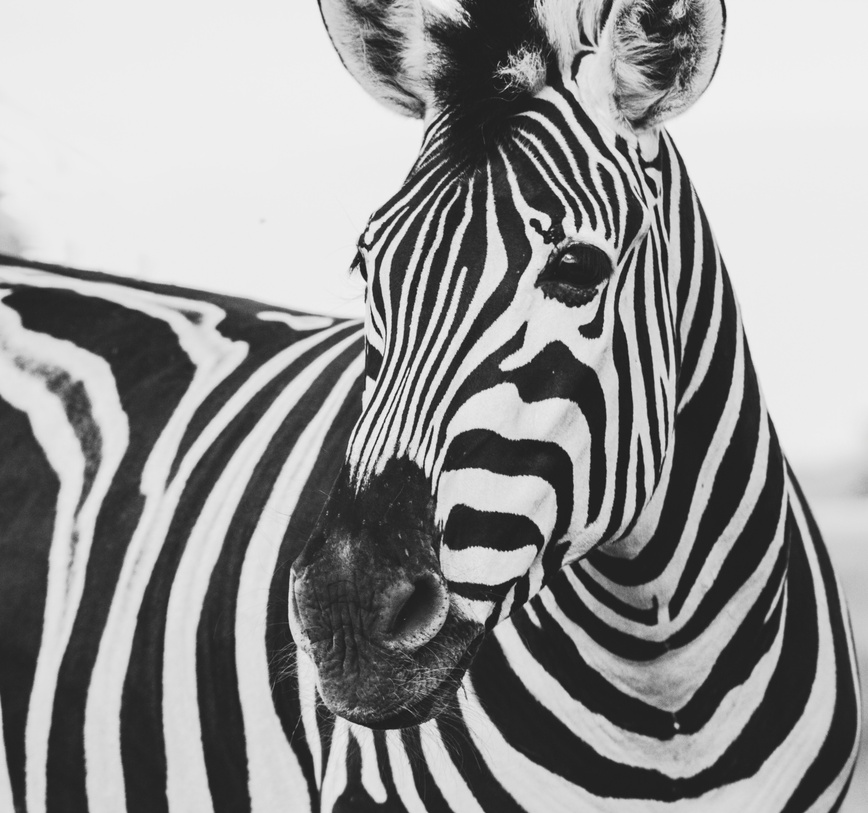
#> input picture Imagenes/imagen_ejemplo_frida_bredesen.jpg, 868 x 813 px, shrunk from 3693 x 3456 before the run
$ jupyter execute c8_Aplicacion_SVD_imagenes.ipynb   (shell and % lines are left out)
#> lines starting #> are read from the running program, lines starting #| are printed output that depends on the picture
# Proyecto: Aplicación de la descomposición de valores singulares para la compresión de imágenes

[cell 1]

import numpy as np

import matplotlib.pyplot as plt

from PIL import Image

[cell 2]
plt.style.use('classic')

# cargamos archivo de imagen:
imagen = Image.open('./Imagenes/imagen_ejemplo_frida_bredesen.jpg')
#> imagen is the input picture: PIL image 868x813 RGB; mean R, G, B 147.3, 147.3, 147.3
type(imagen)

[cell 3]
# Graficamos:
plt.imshow(imagen)
plt.show()

[cell 4]
# pasamos la imagen a escala de grises:
imagen_gr = imagen.convert('LA')
type(imagen_gr)

[cell 5]
# transformamos la imagen en una matriz:

# Primero la pasamos en un vector:
imagen_mat = np.array(list(imagen_gr.getdata(band=0)), float)

# Ahora le damos la forma de matriz:
n_ren = imagen_gr.size[1]
#> n_ren = 813
n_col = imagen_gr.size[0]
#> n_col = 868
imagen_mat.shape = (n_ren,n_col)

print( imagen_mat.shape )
#| (813, 868)

[cell 6]
# Graficamos la matriz:
plt.imshow(imagen_mat , cmap='gray')
plt.show()
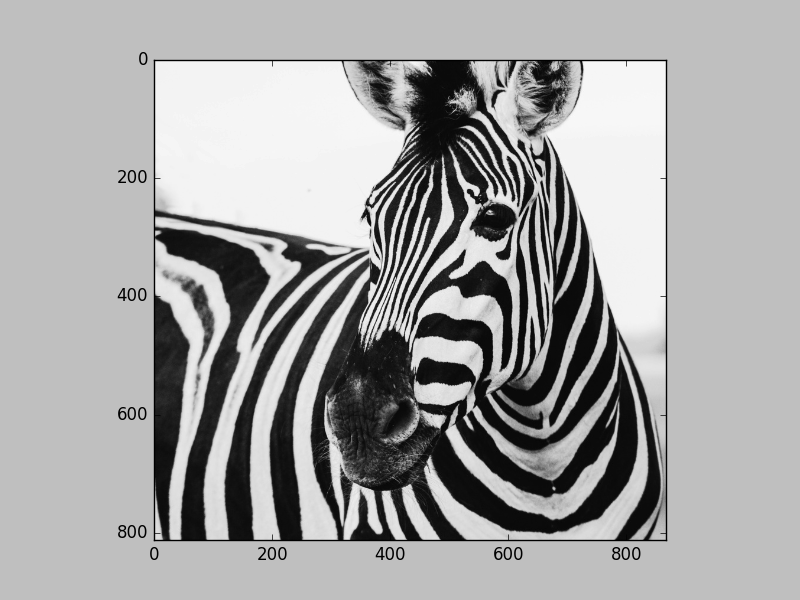
#> figure drawn by matplotlib, 1 panel

[cell 7]
# Normalizamos los valores de la matriz:
imagen_mat2 = imagen_mat/np.max(imagen_mat)

[cell 8]
# Graficamos la matriz normalizada:
plt.imshow(imagen_mat2, cmap='gray')
plt.show()

# vemos que no hay cambio en la estructura de la imágen:

## Aplicando descomposición SVD a la matriz de la imagen:

[cell 9]
U,D,V = np.linalg.svd(imagen_mat2)
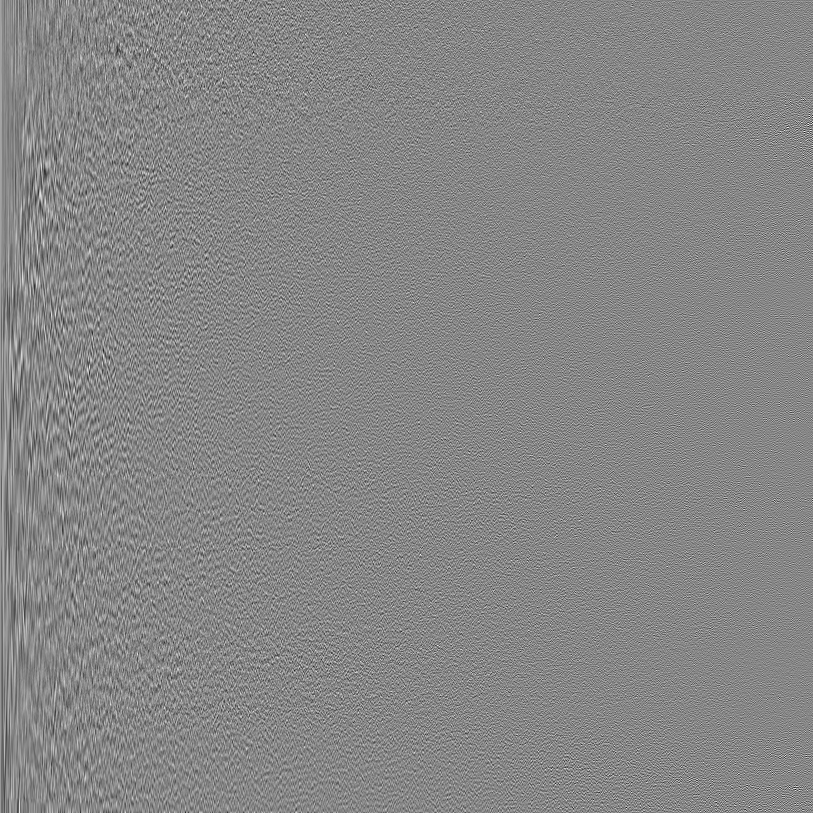
#> U: shape (813, 813) float64; min -0.212, max 0.189, mean 3.23e-05; drawn with min black and max white
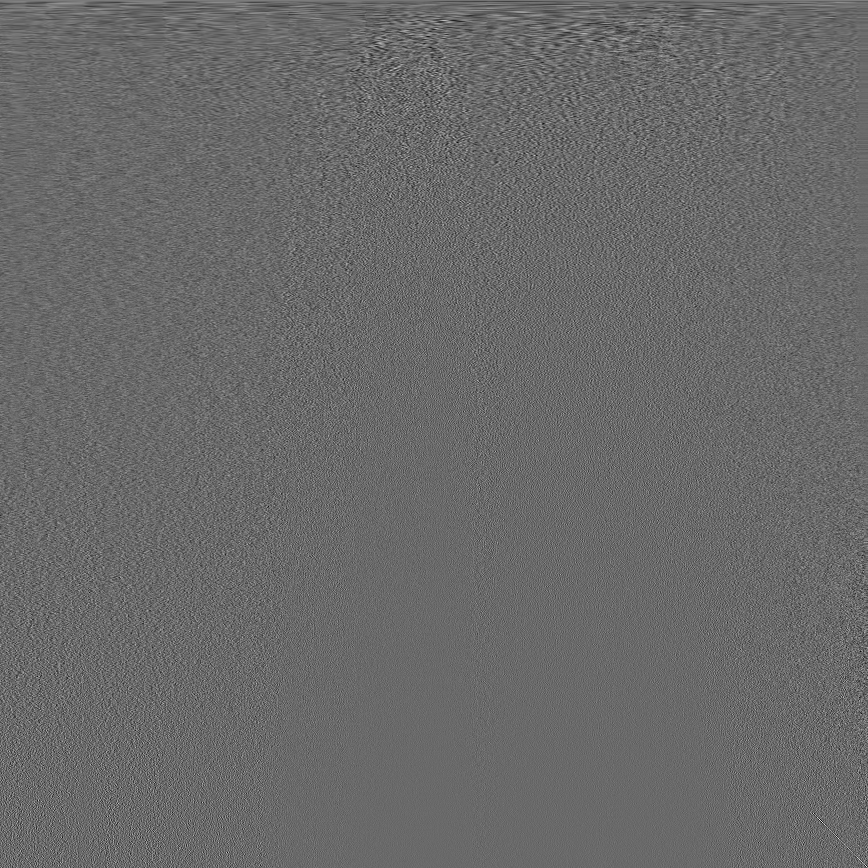
#> V: shape (868, 868) float64; min -0.227, max 0.319, mean 2.85e-05; drawn with min black and max white
#> D = 813 values, max 526 at index 0, min 0.00331 at index 812, mean 3.38
# Cada matriz represnta una serie de transformaciones que definene la matriz original:
# U <-- Primer rotación de la base
# D <-- Escalamiento (Valores singulaes)
# V <-- Segunda rotación de la base

[cell 10]
print('Tamaño de la matriz completa = ', imagen_mat2.shape)
#| Tamaño de la matriz completa =  (813, 868)
print('Tamaño de la matriz U = ', U.shape)
#| Tamaño de la matriz U =  (813, 813)
print('Tamaño de la matriz D = ', D.shape)
#| Tamaño de la matriz D =  (813,)
print('Tamaño de la matriz V = ', V.shape)
#| Tamaño de la matriz V =  (868, 868)

[cell 11]
# Reconstrucción de la imágen a partir de los valores singulares:
k = 30 # < 3456

Uk = U[:,0:k] # <-- extraemos primeras 'k' columnas
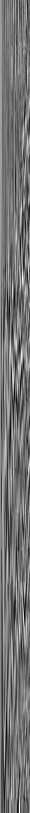
#> Uk: shape (813, 30) float64; min -0.116, max 0.141, mean 0.000952; drawn with min black and max white
Dk = np.diag(D[0:k]) # <-- extraemos primeros 'k' valores singulares y hacemos la matriz diagonal
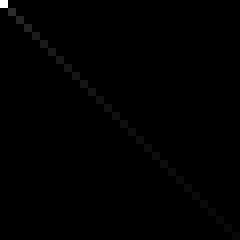
#> Dk: shape (30, 30) float64 (shown 8 times larger); min 0, max 526, mean 1.8; drawn with min black and max white
Vk = V[0:k,:] # <-- extraemos primeros 'k' renglones
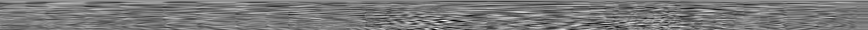
#> Vk: shape (30, 868) float64; min -0.163, max 0.18, mean 0.000751; drawn with min black and max white

# Reconstrucción: A = U*D*V
imagen_recons = np.dot( Uk, np.dot(Dk,Vk))
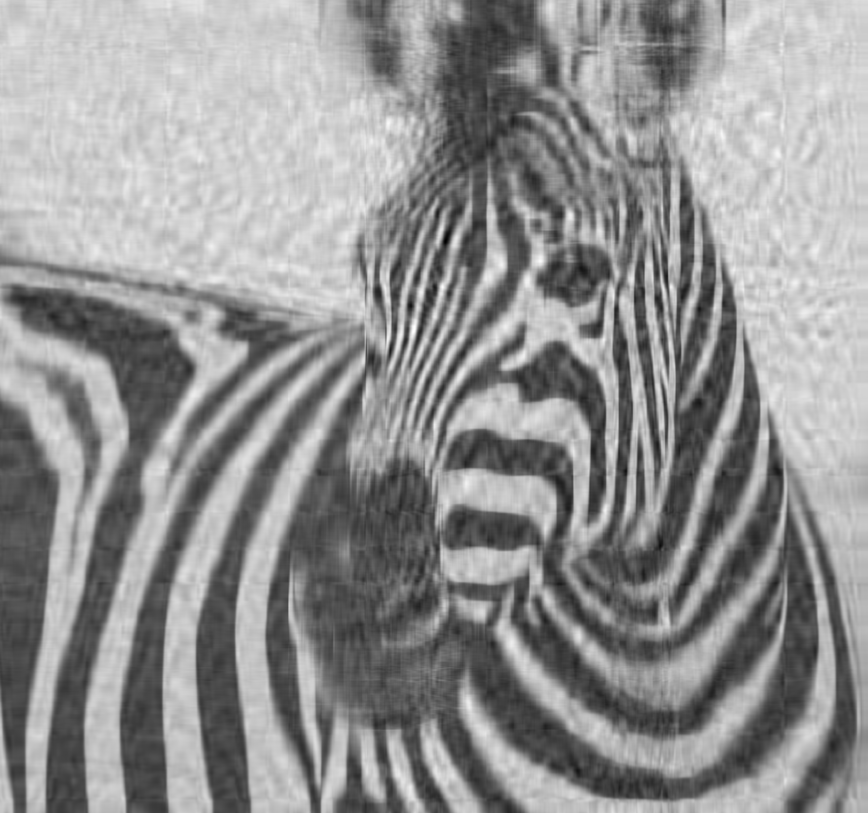
#> imagen_recons: shape (813, 868) float64; min -0.262, max 1.24, mean 0.597; drawn with min black and max white

plt.imshow(imagen_recons, cmap='gray')
plt.show()

[cell 12]
print('Peso en la imagen real: ',imagen_mat2.size)
#| Peso en la imagen real:  705684
print('Peso en la imagen comprimida: ', Uk.size + Dk[0:k].size + Vk.size )
#| Peso en la imagen comprimida:  51330
